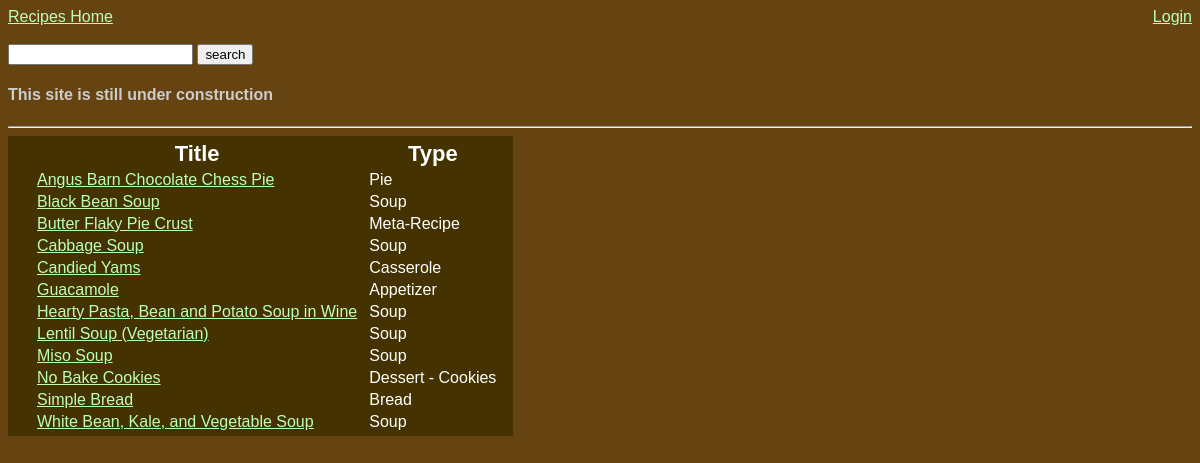
Screenshot of /searchRecipes.php with the database file from the repository.
### tables this page shows
CREATE TABLE `recipes` (
  `indx` int(10) NOT NULL AUTO_INCREMENT,
  `title` varchar(100) DEFAULT NULL,
  `user` varchar(50) DEFAULT NULL,
  `type` varchar(100) DEFAULT NULL,
  `imageLocation` varchar(500) DEFAULT NULL,
  `ingredients` varchar(5000) DEFAULT NULL,
  `directions` varchar(5000) DEFAULT NULL,
  PRIMARY KEY (`indx`)
);

### searchRecipes.php (the view, shortened to what this page needs)
<?php
    include("header.php");
    $qry = "select * from recipes where
            (title) like
            '%".$_GET['searchfield']."%'";
    $qry = $qry." or (user) like
            '%".$_GET['searchfield']."%'";
    $qry = $qry." or (type) like
            '%".$_GET['searchfield']."%'";
    $qry = $qry." or (ingredients) like
            '%".$_GET['searchfield']."%'";
    $qry = $qry." or (directions) like
            '%".$_GET['searchfield']."%'";
    $qry = $qry." or (indx) like
            '%".$_GET['searchfield']."%'";
    $qry = $qry." order by title";
    echo "<table><th></th><th>Title</th><th>Type</th>";
    $result = mysql_query($qry) or die('invalid query: '.mysql_error());
    while($row = mysql_fetch_array($result)){
        echo "<tr><td>";
            echo "</td>
                <td><a href=\"showForm.php?indx=".$row['indx']."\">".$row['title']."</a></td>
                <td>".$row['type']."</td>
                </tr>";
        }
        echo '</table>';
    include("footer.php");
?>

### recipestyle.css (style rules this page uses)
body { background-color:#641; color:#ccc; font-size:16px; font-family:helvetica, sans-serif; }
a:link { color:#bfb; }
table { background-color:#430; color:#fff; padding:2px 10px 2px 10px; }
td { padding-left:5px; padding-right:5px; }
th { font-size:22px; }

### rows the page displays
recipes: title "Angus Barn Chocolate Chess Pie", type "Pie"
recipes: title "Black Bean Soup", type "Soup"
recipes: title "Butter Flaky Pie Crust", type "Meta-Recipe"
recipes: title "Cabbage Soup", type "Soup"
recipes: title "Candied Yams", type "Casserole"
recipes: title "Guacamole", type "Appetizer"
recipes: title "Hearty Pasta, Bean and Potato Soup in Wine", type "Soup"
recipes: title "Lentil Soup (Vegetarian)", type "Soup"
recipes: title "Miso Soup", type "Soup"
recipes: title "No Bake Cookies", type "Dessert - Cookies"
recipes: title "Simple Bread", type "Bread"
recipes: title "White Bean, Kale, and Vegetable Soup", type "Soup"
